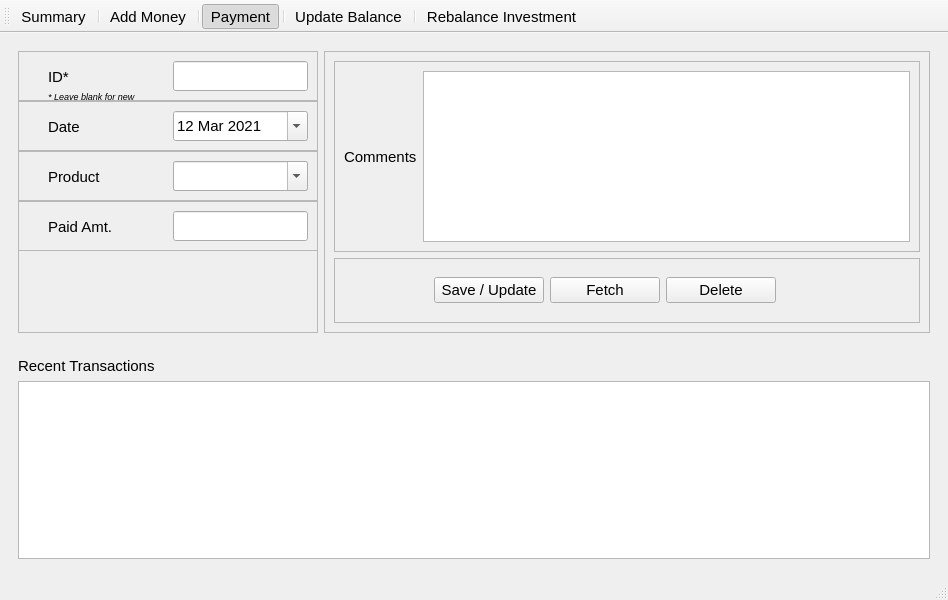
<?xml version="1.0" encoding="UTF-8"?>
<ui version="4.0">
 <class>MainWindow</class>
 <widget class="QMainWindow" name="MainWindow">
  <property name="geometry">
   <rect>
    <x>0</x>
    <y>0</y>
    <width>948</width>
    <height>600</height>
   </rect>
  </property>
  <property name="font">
   <font>
    <family>Segoe UI</family>
    <pointsize>11</pointsize>
   </font>
  </property>
  <property name="windowTitle">
   <string>Mobile Recharge Tracker</string>
  </property>
  <widget class="QWidget" name="centralwidget">
   <layout class="QHBoxLayout" name="horizontalLayout">
    <item>
     <layout class="QVBoxLayout" name="verticalLayout">
      <item>
       <widget class="QWidget" name="wid1_topSection" native="true">
        <property name="sizePolicy">
         <sizepolicy hsizetype="Expanding" vsizetype="Fixed">
          <horstretch>0</horstretch>
          <verstretch>0</verstretch>
         </sizepolicy>
        </property>
        <property name="minimumSize">
         <size>
          <width>0</width>
          <height>300</height>
         </size>
        </property>
        <property name="maximumSize">
         <size>
          <width>16777215</width>
          <height>300</height>
         </size>
        </property>
        <property name="autoFillBackground">
         <bool>false</bool>
        </property>
        <layout class="QHBoxLayout" name="horizontalLayout_2">
         <item>
          <widget class="QFrame" name="frame1_left">
           <property name="sizePolicy">
            <sizepolicy hsizetype="Fixed" vsizetype="Preferred">
             <horstretch>0</horstretch>
             <verstretch>0</verstretch>
            </sizepolicy>
           </property>
           <property name="minimumSize">
            <size>
             <width>300</width>
             <height>0</height>
            </size>
           </property>
           <property name="maximumSize">
            <size>
             <width>300</width>
             <height>16777215</height>
            </size>
           </property>
           <property name="sizeIncrement">
            <size>
             <width>0</width>
             <height>0</height>
            </size>
           </property>
           <property name="frameShape">
            <enum>QFrame::StyledPanel</enum>
           </property>
           <property name="frameShadow">
            <enum>QFrame::Raised</enum>
           </property>
           <widget class="QFrame" name="qf1_ID">
            <property name="geometry">
             <rect>
              <x>0</x>
              <y>0</y>
              <width>300</width>
              <height>50</height>
             </rect>
            </property>
            <property name="sizePolicy">
             <sizepolicy hsizetype="Preferred" vsizetype="Preferred">
              <horstretch>0</horstretch>
              <verstretch>0</verstretch>
             </sizepolicy>
            </property>
            <property name="frameShape">
             <enum>QFrame::StyledPanel</enum>
            </property>
            <property name="frameShadow">
             <enum>QFrame::Raised</enum>
            </property>
            <widget class="QLabel" name="label_ID">
             <property name="geometry">
              <rect>
               <x>30</x>
               <y>3</y>
               <width>120</width>
               <height>45</height>
              </rect>
             </property>
             <property name="text">
              <string>ID*</string>
             </property>
            </widget>
            <widget class="QLineEdit" name="lineEdit_ID">
             <property name="geometry">
              <rect>
               <x>155</x>
               <y>10</y>
               <width>135</width>
               <height>30</height>
              </rect>
             </property>
            </widget>
            <widget class="QLabel" name="label_ID_2">
             <property name="geometry">
              <rect>
               <x>30</x>
               <y>30</y>
               <width>120</width>
               <height>30</height>
              </rect>
             </property>
             <property name="font">
              <font>
               <pointsize>7</pointsize>
               <italic>true</italic>
              </font>
             </property>
             <property name="text">
              <string>* Leave blank for new</string>
             </property>
            </widget>
           </widget>
           <widget class="QFrame" name="qf2_Date">
            <property name="geometry">
             <rect>
              <x>0</x>
              <y>50</y>
              <width>300</width>
              <height>50</height>
             </rect>
            </property>
            <property name="sizePolicy">
             <sizepolicy hsizetype="Preferred" vsizetype="Preferred">
              <horstretch>0</horstretch>
              <verstretch>0</verstretch>
             </sizepolicy>
            </property>
            <property name="frameShape">
             <enum>QFrame::StyledPanel</enum>
            </property>
            <property name="frameShadow">
             <enum>QFrame::Raised</enum>
            </property>
            <widget class="QLabel" name="alabel_Date">
             <property name="geometry">
              <rect>
               <x>30</x>
               <y>3</y>
               <width>120</width>
               <height>45</height>
              </rect>
             </property>
             <property name="text">
              <string>Date</string>
             </property>
            </widget>
            <widget class="QDateEdit" name="dateEdit">
             <property name="geometry">
              <rect>
               <x>155</x>
               <y>10</y>
               <width>135</width>
               <height>30</height>
              </rect>
             </property>
             <property name="sizePolicy">
              <sizepolicy hsizetype="Expanding" vsizetype="Fixed">
               <horstretch>0</horstretch>
               <verstretch>0</verstretch>
              </sizepolicy>
             </property>
             <property name="dateTime">
              <datetime>
               <hour>0</hour>
               <minute>0</minute>
               <second>0</second>
               <year>2021</year>
               <month>3</month>
               <day>12</day>
              </datetime>
             </property>
             <property name="minimumDate">
              <date>
               <year>2020</year>
               <month>1</month>
               <day>1</day>
              </date>
             </property>
             <property name="calendarPopup">
              <bool>true</bool>
             </property>
            </widget>
           </widget>
           <widget class="QFrame" name="qf3_Product">
            <property name="geometry">
             <rect>
              <x>0</x>
              <y>100</y>
              <width>300</width>
              <height>50</height>
             </rect>
            </property>
            <property name="sizePolicy">
             <sizepolicy hsizetype="Preferred" vsizetype="Preferred">
              <horstretch>0</horstretch>
              <verstretch>0</verstretch>
             </sizepolicy>
            </property>
            <property name="frameShape">
             <enum>QFrame::StyledPanel</enum>
            </property>
            <property name="frameShadow">
             <enum>QFrame::Raised</enum>
            </property>
            <widget class="QLabel" name="alabel_Product">
             <property name="geometry">
              <rect>
               <x>30</x>
               <y>3</y>
               <width>120</width>
               <height>45</height>
              </rect>
             </property>
             <property name="text">
              <string>Product</string>
             </property>
            </widget>
            <widget class="QLineEdit" name="lineEdit_Product">
             <property name="geometry">
              <rect>
               <x>155</x>
               <y>10</y>
               <width>135</width>
               <height>30</height>
              </rect>
             </property>
            </widget>
            <widget class="QComboBox" name="comboBox">
             <property name="geometry">
              <rect>
               <x>155</x>
               <y>10</y>
               <width>135</width>
               <height>30</height>
              </rect>
             </property>
             <property name="sizePolicy">
              <sizepolicy hsizetype="Expanding" vsizetype="Fixed">
               <horstretch>0</horstretch>
               <verstretch>0</verstretch>
              </sizepolicy>
             </property>
             <property name="editable">
              <bool>true</bool>
             </property>
             <property name="modelColumn">
              <number>0</number>
             </property>
            </widget>
           </widget>
           <widget class="QFrame" name="qf4_PaidAmt">
            <property name="geometry">
             <rect>
              <x>0</x>
              <y>150</y>
              <width>300</width>
              <height>50</height>
             </rect>
            </property>
            <property name="sizePolicy">
             <sizepolicy hsizetype="Preferred" vsizetype="Preferred">
              <horstretch>0</horstretch>
              <verstretch>0</verstretch>
             </sizepolicy>
            </property>
            <property name="frameShape">
             <enum>QFrame::StyledPanel</enum>
            </property>
            <property name="frameShadow">
             <enum>QFrame::Raised</enum>
            </property>
            <widget class="QLabel" name="label_PaidAmt">
             <property name="geometry">
              <rect>
               <x>30</x>
               <y>3</y>
               <width>120</width>
               <height>45</height>
              </rect>
             </property>
             <property name="text">
              <string>Paid Amt.</string>
             </property>
            </widget>
            <widget class="QLineEdit" name="lineEdit_PaidAmt">
             <property name="geometry">
              <rect>
               <x>155</x>
               <y>10</y>
               <width>135</width>
               <height>30</height>
              </rect>
             </property>
            </widget>
           </widget>
          </widget>
         </item>
         <item>
          <widget class="QFrame" name="frame2_right">
           <property name="frameShape">
            <enum>QFrame::StyledPanel</enum>
           </property>
           <property name="frameShadow">
            <enum>QFrame::Raised</enum>
           </property>
           <layout class="QVBoxLayout" name="verticalLayout_2">
            <item>
             <widget class="QFrame" name="frame">
              <property name="frameShape">
               <enum>QFrame::StyledPanel</enum>
              </property>
              <property name="frameShadow">
               <enum>QFrame::Raised</enum>
              </property>
              <layout class="QHBoxLayout" name="horizontalLayout_5">
               <item>
                <widget class="QLabel" name="label">
                 <property name="text">
                  <string>Comments</string>
                 </property>
                </widget>
               </item>
               <item>
                <widget class="QTextEdit" name="textEdit"/>
               </item>
              </layout>
             </widget>
            </item>
            <item>
             <widget class="QFrame" name="frame_2">
              <property name="sizePolicy">
               <sizepolicy hsizetype="Preferred" vsizetype="Fixed">
                <horstretch>0</horstretch>
                <verstretch>0</verstretch>
               </sizepolicy>
              </property>
              <property name="minimumSize">
               <size>
                <width>0</width>
                <height>65</height>
               </size>
              </property>
              <property name="maximumSize">
               <size>
                <width>16777215</width>
                <height>65</height>
               </size>
              </property>
              <property name="frameShape">
               <enum>QFrame::StyledPanel</enum>
              </property>
              <property name="frameShadow">
               <enum>QFrame::Raised</enum>
              </property>
              <layout class="QHBoxLayout" name="horizontalLayout_4">
               <item>
                <spacer name="horizontalSpacer">
                 <property name="orientation">
                  <enum>Qt::Horizontal</enum>
                 </property>
                 <property name="sizeType">
                  <enum>QSizePolicy::Fixed</enum>
                 </property>
                 <property name="sizeHint" stdset="0">
                  <size>
                   <width>90</width>
                   <height>20</height>
                  </size>
                 </property>
                </spacer>
               </item>
               <item>
                <widget class="QPushButton" name="btn1_sav">
                 <property name="sizePolicy">
                  <sizepolicy hsizetype="Minimum" vsizetype="Fixed">
                   <horstretch>0</horstretch>
                   <verstretch>0</verstretch>
                  </sizepolicy>
                 </property>
                 <property name="minimumSize">
                  <size>
                   <width>110</width>
                   <height>0</height>
                  </size>
                 </property>
                 <property name="text">
                  <string>Save / Update</string>
                 </property>
                </widget>
               </item>
               <item>
                <widget class="QPushButton" name="btn2_fetch">
                 <property name="minimumSize">
                  <size>
                   <width>110</width>
                   <height>0</height>
                  </size>
                 </property>
                 <property name="text">
                  <string>Fetch</string>
                 </property>
                </widget>
               </item>
               <item>
                <widget class="QPushButton" name="btn3_delete">
                 <property name="minimumSize">
                  <size>
                   <width>110</width>
                   <height>0</height>
                  </size>
                 </property>
                 <property name="text">
                  <string>Delete</string>
                 </property>
                </widget>
               </item>
               <item>
                <spacer name="horizontalSpacer_2">
                 <property name="orientation">
                  <enum>Qt::Horizontal</enum>
                 </property>
                 <property name="sizeHint" stdset="0">
                  <size>
                   <width>40</width>
                   <height>20</height>
                  </size>
                 </property>
                </spacer>
               </item>
              </layout>
             </widget>
            </item>
           </layout>
          </widget>
         </item>
        </layout>
       </widget>
      </item>
      <item>
       <widget class="QWidget" name="wid2_bottomSection" native="true">
        <layout class="QVBoxLayout" name="verticalLayout_3">
         <item>
          <widget class="QLabel" name="label_2">
           <property name="text">
            <string>Recent Transactions</string>
           </property>
          </widget>
         </item>
         <item>
          <widget class="QTableWidget" name="tableWidget"/>
         </item>
        </layout>
       </widget>
      </item>
     </layout>
    </item>
   </layout>
  </widget>
  <widget class="QStatusBar" name="statusbar"/>
  <widget class="QToolBar" name="toolBar">
   <property name="windowTitle">
    <string>toolBar</string>
   </property>
   <property name="allowedAreas">
    <set>Qt::AllToolBarAreas</set>
   </property>
   <property name="toolButtonStyle">
    <enum>Qt::ToolButtonTextOnly</enum>
   </property>
   <attribute name="toolBarArea">
    <enum>TopToolBarArea</enum>
   </attribute>
   <attribute name="toolBarBreak">
    <bool>false</bool>
   </attribute>
   <addaction name="tool_summary"/>
   <addaction name="separator"/>
   <addaction name="tool_addMoney"/>
   <addaction name="separator"/>
   <addaction name="tool_payment"/>
   <addaction name="separator"/>
   <addaction name="tool_updateBalance"/>
   <addaction name="separator"/>
   <addaction name="tool_rebalanceInvestment"/>
  </widget>
  <action name="tool_addMoney">
   <property name="checkable">
    <bool>true</bool>
   </property>
   <property name="checked">
    <bool>false</bool>
   </property>
   <property name="text">
    <string>Add Money</string>
   </property>
  </action>
  <action name="tool_payment">
   <property name="checkable">
    <bool>true</bool>
   </property>
   <property name="checked">
    <bool>true</bool>
   </property>
   <property name="text">
    <string>Payment</string>
   </property>
  </action>
  <action name="tool_updateBalance">
   <property name="checkable">
    <bool>true</bool>
   </property>
   <property name="text">
    <string>Update Balance</string>
   </property>
  </action>
  <action name="tool_rebalanceInvestment">
   <property name="checkable">
    <bool>true</bool>
   </property>
   <property name="text">
    <string>Rebalance Investment</string>
   </property>
  </action>
  <action name="tool_summary">
   <property name="checkable">
    <bool>true</bool>
   </property>
   <property name="checked">
    <bool>false</bool>
   </property>
   <property name="text">
    <string>Summary</string>
   </property>
  </action>
 </widget>
 <resources/>
 <connections/>
</ui>
